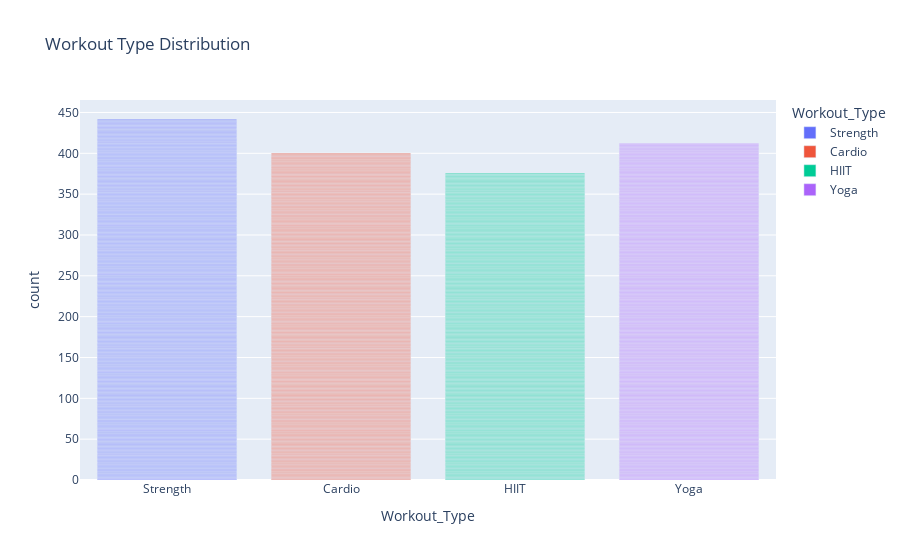

Notebook cell for this chart:
### Code cell
fig = px.bar(df, x = 'Workout_Type', color="Workout_Type", title = 'Workout Type Distribution')
fig.show()

### Figure 1 — Plotly figure (JSON) as saved in the notebook; plotly's stock layout.template omitted (floating-point values rounded to 4 significant figures; data arrays with more than 128 entries replaced by an {"elided": "..."} marker saying what was removed)
{"data": [{"alignmentgroup": "True", "hovertemplate": "Workout_Type=%{x}<br>count=%{y}<extra></extra>", "legendgroup": "Strength", "marker": {"color": "#636efa", "pattern": {"shape": ""}}, "name": "Strength", "offsetgroup": "Strength", "orientation": "v", "showlegend": true, "textposition": "auto", "type": "bar", "x": {"elided": "442 str values"}, "xaxis": "x", "y": {"elided": "442 int values"}, "yaxis": "y"}, {"alignmentgroup": "True", "hovertemplate": "Workout_Type=%{x}<br>count=%{y}<extra></extra>", "legendgroup": "Cardio", "marker": {"color": "#EF553B", "pattern": {"shape": ""}}, "name": "Cardio", "offsetgroup": "Cardio", "orientation": "v", "showlegend": true, "textposition": "auto", "type": "bar", "x": {"elided": "400 str values"}, "xaxis": "x", "y": {"elided": "400 int values"}, "yaxis": "y"}, {"alignmentgroup": "True", "hovertemplate": "Workout_Type=%{x}<br>count=%{y}<extra></extra>", "legendgroup": "HIIT", "marker": {"color": "#00cc96", "pattern": {"shape": ""}}, "name": "HIIT", "offsetgroup": "HIIT", "orientation": "v", "showlegend": true, "textposition": "auto", "type": "bar", "x": {"elided": "376 str values"}, "xaxis": "x", "y": {"elided": "376 int values"}, "yaxis": "y"}, {"alignmentgroup": "True", "hovertemplate": "Workout_Type=%{x}<br>count=%{y}<extra></extra>", "legendgroup": "Yoga", "marker": {"color": "#ab63fa", "pattern": {"shape": ""}}, "name": "Yoga", "offsetgroup": "Yoga", "orientation": "v", "showlegend": true, "textposition": "auto", "type": "bar", "x": {"elided": "412 str values"}, "xaxis": "x", "y": {"elided": "412 int values"}, "yaxis": "y"}], "layout": {"autosize": true, "barmode": "relative", "legend": {"title": {"text": "Workout_Type"}, "tracegroupgap": 0}, "title": {"text": "Workout Type Distribution"}, "xaxis": {"anchor": "y", "autorange": true, "categoryarray": ["Strength", "Cardio", "HIIT", "Yoga"], "categoryorder": "array", "domain": [0, 1], "range": [-0.5, 3.5], "title": {"text": "Workout_Type"}, "type": "category"}, "yaxis": {"anchor": "x", "autorange": true, "domain": [0, 1], "range": [0, 465.3], "title": {"text": "count"}, "type": "linear"}}}
